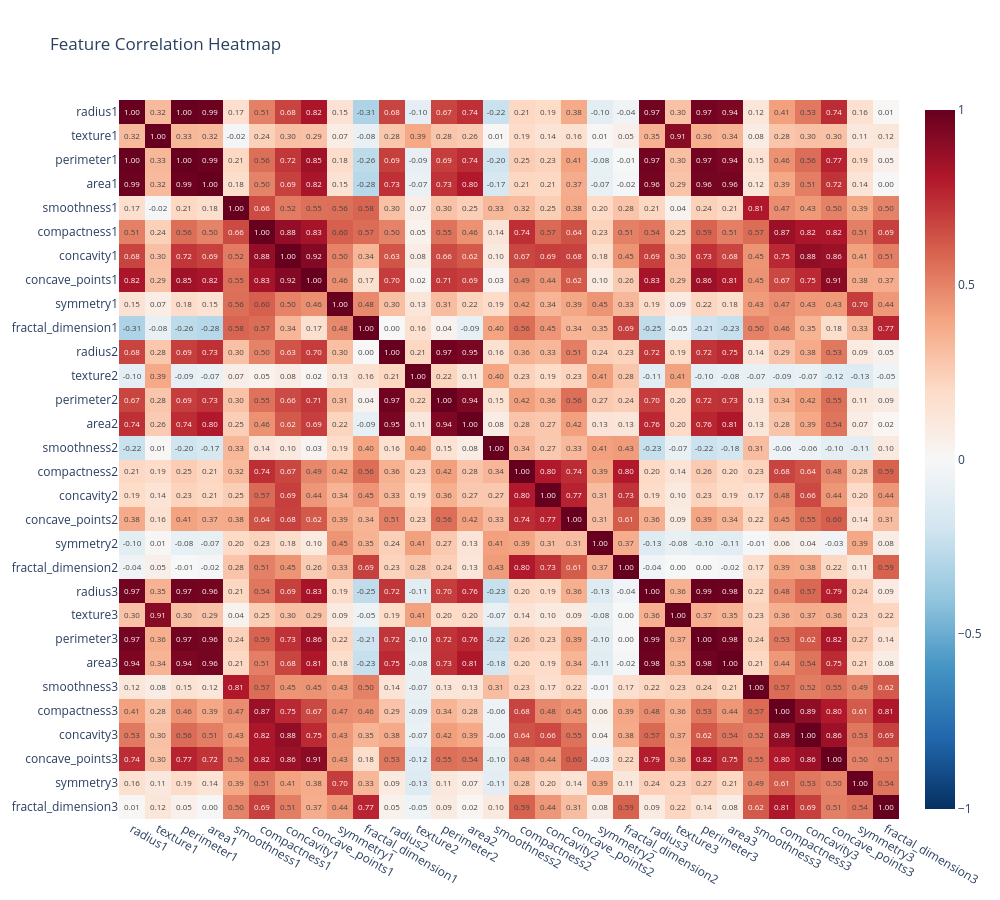

Here is the notebook cell this chart was saved with:
### Code cell
numeric_df = df.select_dtypes(include="number")
corr = numeric_df.corr()

fig = px.imshow(
    corr,
    text_auto=".2f",
    aspect="auto",
    color_continuous_scale="RdBu_r",
    zmin=-1,
    zmax=1,
    title="Feature Correlation Heatmap"
)

fig.update_layout(
    template="plotly_white",
    height=900,
    width=1000
)

fig.show()

### Figure 1 — Plotly figure (JSON) as saved in the notebook; plotly's stock layout.template omitted (floating-point values rounded to 4 significant figures; data arrays with more than 128 entries replaced by an {"elided": "..."} marker saying what was removed)
{"data": [{"coloraxis": "coloraxis", "hovertemplate": "x: %{x}<br>y: %{y}<br>color: %{z}<extra></extra>", "name": "0", "texttemplate": "%{z:.2f}", "type": "heatmap", "x": ["radius1", "texture1", "perimeter1", "area1", "smoothness1", "compactness1", "concavity1", "concave_points1", "symmetry1", "fractal_dimension1", "radius2", "texture2", "perimeter2", "area2", "smoothness2", "compactness2", "concavity2", "concave_points2", "symmetry2", "fractal_dimension2", "radius3", "texture3", "perimeter3", "area3", "smoothness3", "compactness3", "concavity3", "concave_points3", "symmetry3", "fractal_dimension3"], "xaxis": "x", "y": ["radius1", "texture1", "perimeter1", "area1", "smoothness1", "compactness1", "concavity1", "concave_points1", "symmetry1", "fractal_dimension1", "radius2", "texture2", "perimeter2", "area2", "smoothness2", "compactness2", "concavity2", "concave_points2", "symmetry2", "fractal_dimension2", "radius3", "texture3", "perimeter3", "area3", "smoothness3", "compactness3", "concavity3", "concave_points3", "symmetry3", "fractal_dimension3"], "yaxis": "y", "z": {"elided": "30x30 float values"}}], "layout": {"coloraxis": {"autocolorscale": false, "cmax": 1, "cmin": -1, "colorscale": [[0, "rgb(5,48,97)"], [0.1, "rgb(33,102,172)"], [0.2, "rgb(67,147,195)"], [0.3, "rgb(146,197,222)"], [0.4, "rgb(209,229,240)"], [0.5, "rgb(247,247,247)"], [0.6, "rgb(253,219,199)"], [0.7, "rgb(244,165,130)"], [0.8, "rgb(214,96,77)"], [0.9, "rgb(178,24,43)"], [1, "rgb(103,0,31)"]]}, "height": 900, "title": {"text": "Feature Correlation Heatmap"}, "width": 1000, "xaxis": {"anchor": "y", "domain": [0, 1]}, "yaxis": {"anchor": "x", "autorange": "reversed", "domain": [0, 1]}}}
